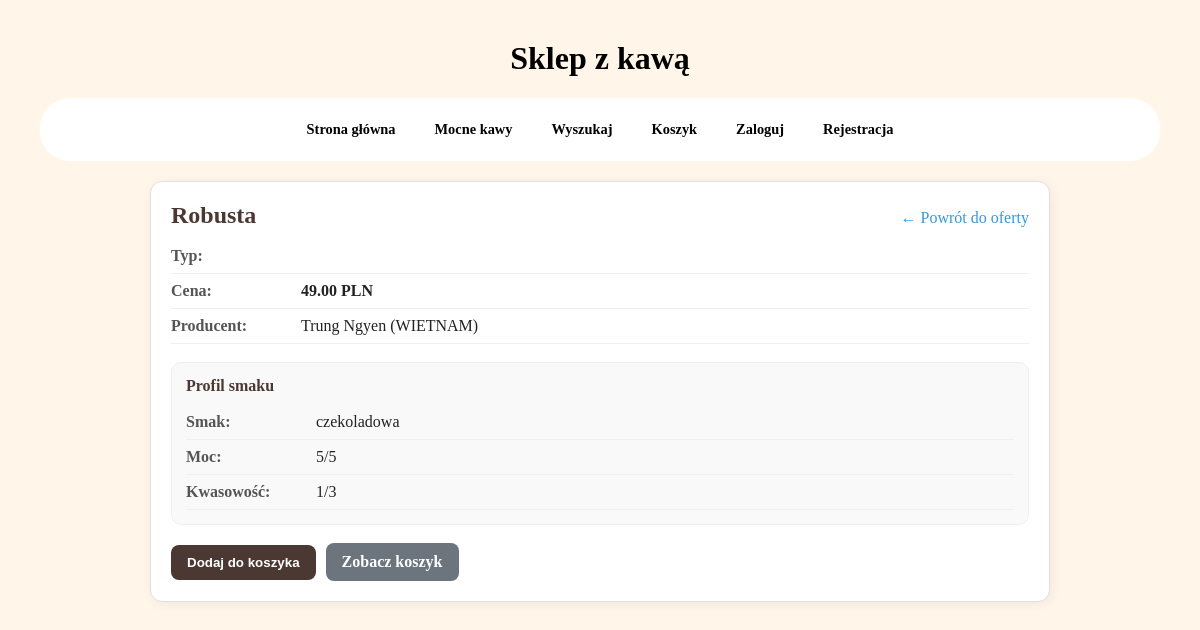
/kawy/2/, run on an earlier commit of the app's database.
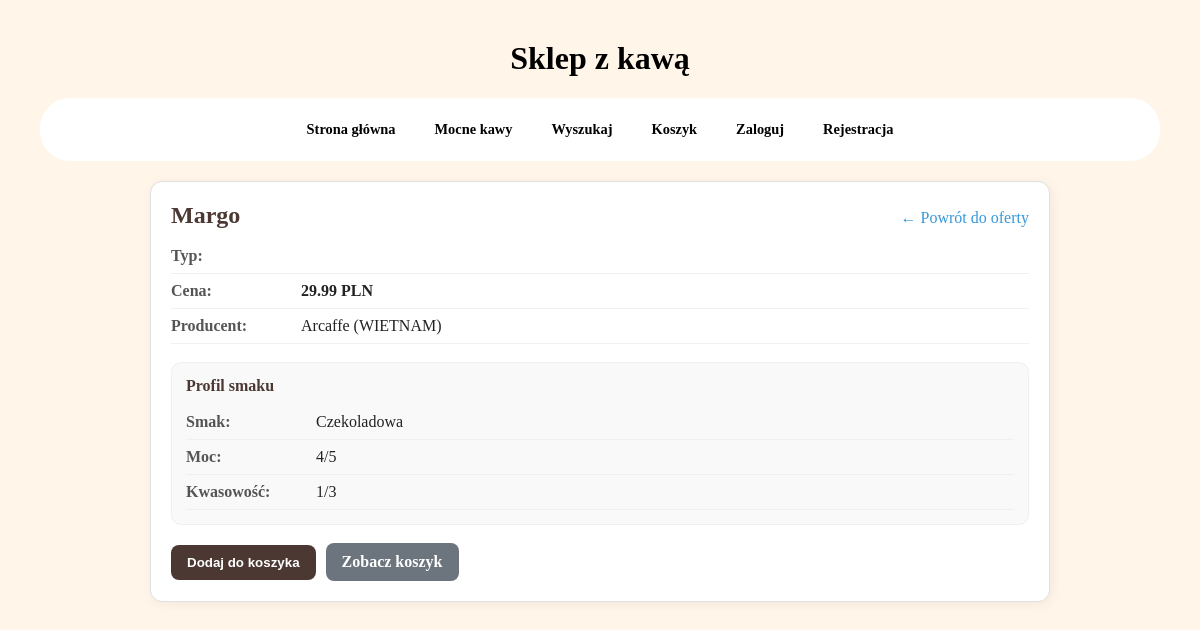
And on a later commit of the database.
### sklep/models.py (models this page shows, shortened)
class Coffee(models.Model):
    name = models.CharField(max_length=100)
    coffeetype = models.CharField(max_length=1, choices=COFFEE_TYPES, default="Z")
    taste = models.ForeignKey(CoffeeTaste, null=True, blank=True, on_delete=models.SET_NULL)
    producent = models.ForeignKey(Producent, null=True, blank=True, on_delete=models.SET_NULL)
    price = models.DecimalField(
        max_digits=5, #maksymalnie 5 cyfr
        decimal_places=2, #2 miejsca po przecinku
        validators=[MinValueValidator(0.01)], #cena minimalna 0.01
        help_text="Cena kawy w PLN."
    )

class Producent(models.Model):
    name = models.CharField(max_length=100)
    country = models.CharField(max_length=2, choices=COUNTRY)

class CoffeeTaste(models.Model):
    name = models.CharField(max_length=50, unique=True)
    description = models.TextField(blank=True, help_text="Krótki opis kawy.") #blank=True: Można nie wpisywać. help_text: Tekst pomocniczy w panelu admina pod polem wpisywania.
    coffee_strength = models.IntegerField(
        help_text="Moc kawy w skali od 1-5.",
        validators=[MinValueValidator(1), MaxValueValidator(5)] # liczba calkowita >=1 i <=5
    )
    coffee_acidity = models.IntegerField(
        help_text="Kwasowość kawy w skali od 1-3.",
        validators=[MinValueValidator(1), MaxValueValidator(3)]
    )

### sklep/views.py (the view)
# urls.py: path("kawy/<int:id>/", views.coffee_detail_html, name="coffee-detail-html"), # szczegóły kawy
def coffee_detail_html(request, id):
    coffee = get_object_or_404(Coffee.objects.select_related("taste", "producent"), id=id)
    return render(request, "sklep/coffee/detail.html", {"coffee": coffee})

### sklep/templates/sklep/coffee/detail.html (shortened to what this page needs)
{% extends "sklep/base.html" %}
{% block content %}
<div class="container">
  <div class="detail-card">
      <div class="detail-header">
          <h2 class="detail-title">{{ coffee.name }}</h2>
          <a class="link-back" href="{% url 'sklep-home' %}">&larr; Powrót do oferty</a>
      </div>
      <div class="detail-main">
          <div class="detail-row">
              <span class="label">Typ:</span>
          </div>
          <div class="detail-row">
              <span class="label">Cena:</span>
              <span class="value price">{{ coffee.price }} PLN</span>
          </div>
          <div class="detail-row">
              <span class="label">Producent:</span>
              <span class="value">
                  {{ coffee.producent.name }} ({{ coffee.producent.get_country_display }})
              </span>
          </div>
          <div class="taste-box">
              <div class="taste-title">Profil smaku</div>
              <div class="detail-row">
                  <span class="label">Smak:</span>
                  <span class="value">{{ coffee.taste.name|default:"Klasyczny" }}</span>
              </div>
              <div class="detail-row">
                  <span class="label">Moc:</span>
                  <span class="value">{{ coffee.taste.coffee_strength|default:"-" }}/5</span>
              </div>
              <div class="detail-row">
                  <span class="label">Kwasowość:</span>
                  <span class="value">{{ coffee.taste.coffee_acidity|default:"-" }}/3</span>
              </div>
          </div>
          <form class="actions" action="{% url 'cart-add' coffee.id %}" method="POST">
              <button class="btn" type="submit">Dodaj do koszyka</button>
              <a class="btn btn-secondary" href="{% url 'cart-detail' %}">Zobacz koszyk</a>
          </form>
      </div>
  </div>
</div>
{% endblock %}

What changed in the data, as far as the page shows it:
changed Coffee "WIETNAM": name "Robusta" → "Margo"; price "49.00" → "29.99"; producent.name "Trung Ngyen" → "Arcaffe"; taste.name "czekoladowa" → "Czekoladowa"; taste.coffee_strength "5" → "4"
